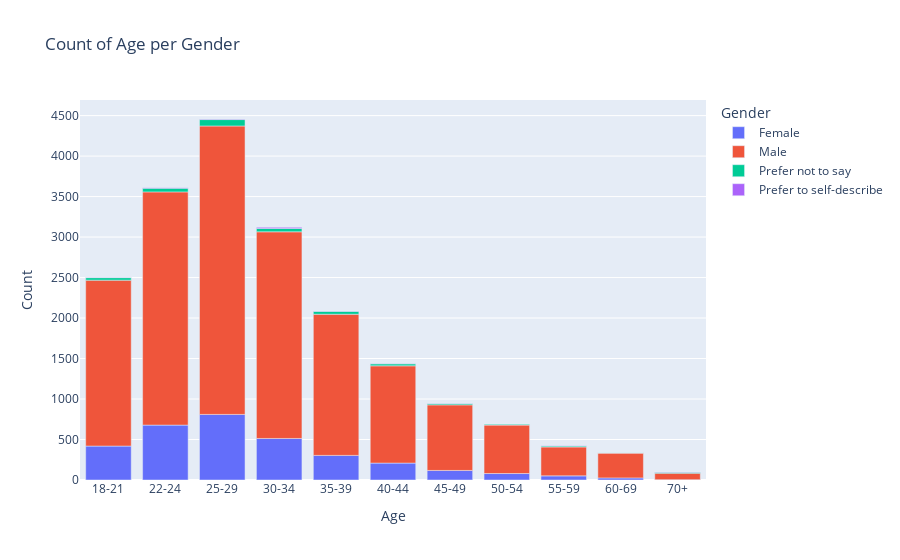

Notebook source saved alongside this figure:
### Markdown cell above
### WYKRES SŁUPKOWY: 
Korzystając z biblioteki plotly narysuj wykres słupkowy prezentujący rozkład płci ale zgrupowany. Dodaj odpowiednie nazwy etykietom: "Q1": "Age", "value": "Count"

### Code cell
age_gender_df = df[["Q1", "Q2"]]
age_gender_groups = age_gender_df.groupby(["Q1", "Q2"]).size().unstack()
fig = px.bar(age_gender_groups, title="Count of Age per Gender", labels={"Q1": "Age", "value": "Count"}) # wykres słupkowy
fig.update_layout(legend_title_text='Gender')
# fig.update_layout(barmode="group")
fig.show()

### Figure 1 — Plotly figure (JSON) as saved in the notebook; plotly's stock layout.template omitted (floating-point values rounded to 4 significant figures)
{"data": [{"alignmentgroup": "True", "hovertemplate": "Q2=Female<br>Age=%{x}<br>Count=%{y}<extra></extra>", "legendgroup": "Female", "marker": {"color": "#636efa", "pattern": {"shape": ""}}, "name": "Female", "offsetgroup": "Female", "orientation": "v", "showlegend": true, "textposition": "auto", "type": "bar", "x": ["18-21", "22-24", "25-29", "30-34", "35-39", "40-44", "45-49", "50-54", "55-59", "60-69", "70+"], "xaxis": "x", "y": [419, 678, 810, 513, 304, 209, 118, 80, 51, 26, 4], "yaxis": "y"}, {"alignmentgroup": "True", "hovertemplate": "Q2=Male<br>Age=%{x}<br>Count=%{y}<extra></extra>", "legendgroup": "Male", "marker": {"color": "#EF553B", "pattern": {"shape": ""}}, "name": "Male", "offsetgroup": "Male", "orientation": "v", "showlegend": true, "textposition": "auto", "type": "bar", "x": ["18-21", "22-24", "25-29", "30-34", "35-39", "40-44", "45-49", "50-54", "55-59", "60-69", "70+"], "xaxis": "x", "y": [2049, 2880, 3562, 2552, 1743, 1201, 810, 598, 357, 306, 80], "yaxis": "y"}, {"alignmentgroup": "True", "hovertemplate": "Q2=Prefer not to say<br>Age=%{x}<br>Count=%{y}<extra></extra>", "legendgroup": "Prefer not to say", "marker": {"color": "#00cc96", "pattern": {"shape": ""}}, "name": "Prefer not to say", "offsetgroup": "Prefer not to say", "orientation": "v", "showlegend": true, "textposition": "auto", "type": "bar", "x": ["18-21", "22-24", "25-29", "30-34", "35-39", "40-44", "45-49", "50-54", "55-59", "60-69", "70+"], "xaxis": "x", "y": [31, 46, 79, 42, 36, 25, 17, 13, 13, 5, 11], "yaxis": "y"}, {"alignmentgroup": "True", "hovertemplate": "Q2=Prefer to self-describe<br>Age=%{x}<br>Count=%{y}<extra></extra>", "legendgroup": "Prefer to self-describe", "marker": {"color": "#ab63fa", "pattern": {"shape": ""}}, "name": "Prefer to self-describe", "offsetgroup": "Prefer to self-describe", "orientation": "v", "showlegend": true, "textposition": "auto", "type": "bar", "x": ["18-21", "22-24", "25-29", "30-34", "35-39", "40-44", "45-49", "50-54", "55-59", "60-69", "70+"], "xaxis": "x", "y": [3, 6, 7, 13, 4, 4, 4, 1, 1, 1, 5], "yaxis": "y"}], "layout": {"barmode": "relative", "legend": {"title": {"text": "Gender"}, "tracegroupgap": 0}, "title": {"text": "Count of Age per Gender"}, "xaxis": {"anchor": "y", "domain": [0, 1], "title": {"text": "Age"}}, "yaxis": {"anchor": "x", "domain": [0, 1], "title": {"text": "Count"}}}}
